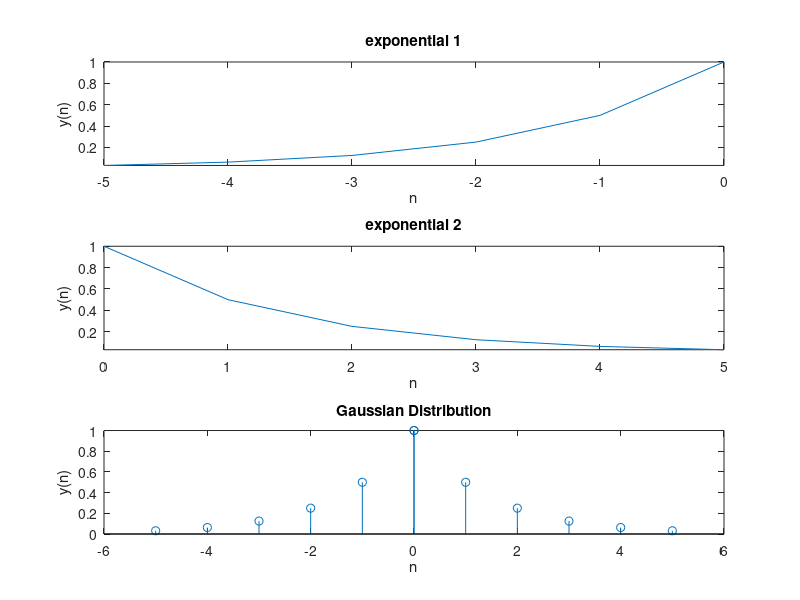

Recreate this plot in MATLAB.
x1=(-5:1:0);
y1=2.^(x1);
figure
subplot(3,1,1)
plot(x1,y1)
xlabel('n');
ylabel('y(n)');
title("exponential 1");
axis tight;
x2=(0:1:5);
y2=2.^(x1);
y22=fliplr(y2);
subplot(3,1,2)
plot(x2,y22);
xlabel('n');
ylabel('y(n)');
title("exponential 2");
axis tight;
y=[y1 y22];
x=[x1 x2];
subplot(3,1,3)
stem(x,y);
xlabel('n');
ylabel('y(n)');
title("Gaussian Distribution");